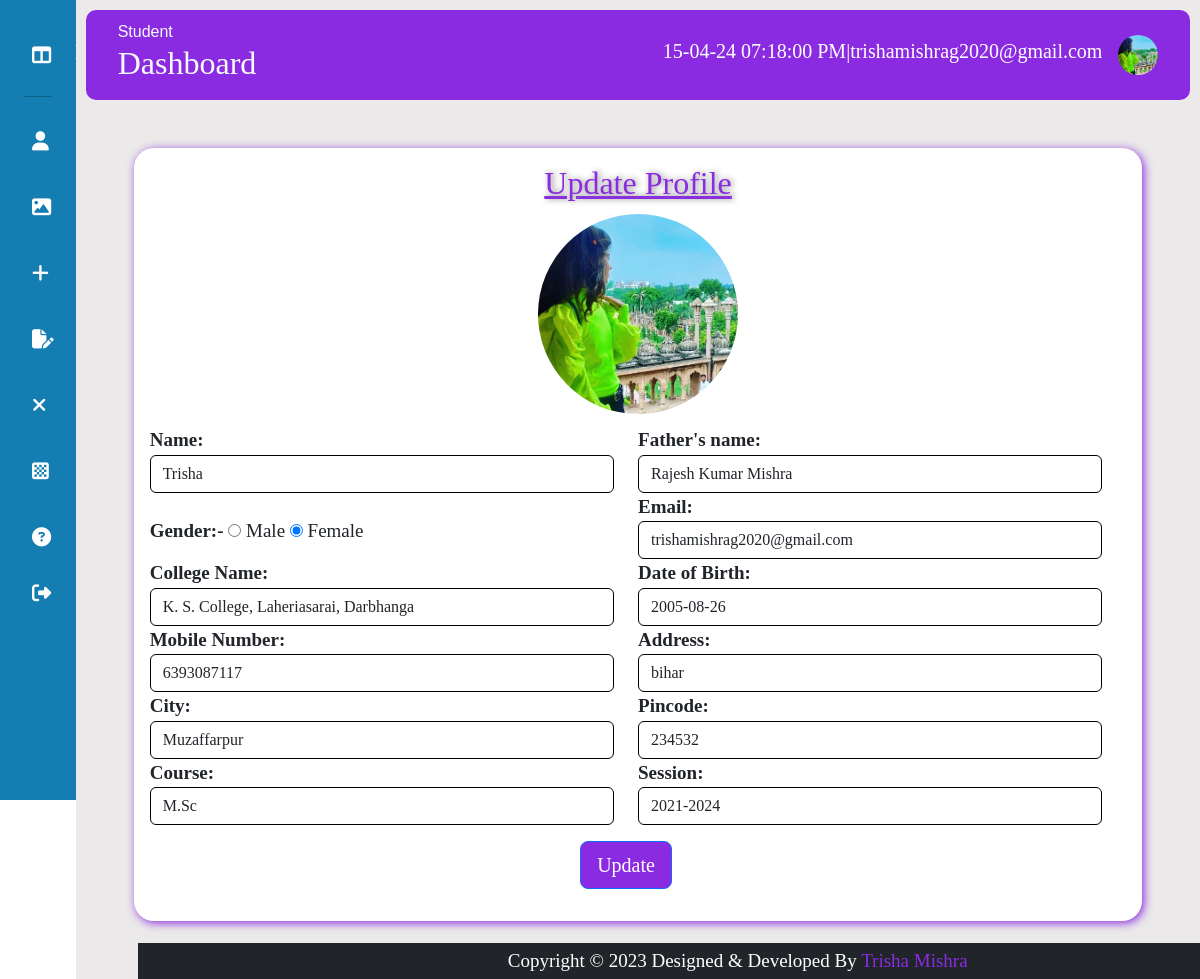
Screenshot of /update.php (signed in) with the database file from the repository.
### tables this page shows
CREATE TABLE IF NOT EXISTS `tbl_user` (
  `uid` int(11) NOT NULL AUTO_INCREMENT,
  `name` varchar(60) NOT NULL,
  `fname` varchar(60) NOT NULL,
  `gender` varchar(6) NOT NULL,
  `email` varchar(30) NOT NULL,
  `password` varchar(40) NOT NULL,
  `mobile` bigint(20) NOT NULL,
  `dob` date NOT NULL,
  `address` varchar(60) NOT NULL,
  `city` varchar(12) NOT NULL,
  `pincode` int(11) NOT NULL,
  `course` varchar(20) NOT NULL,
  `sid` int(11) NOT NULL,
  `cid` int(11) NOT NULL,
  `profile_pic` varchar(200) NOT NULL,
  `status` varchar(5) NOT NULL,
  `dor` varchar(10) NOT NULL,
  PRIMARY KEY (`uid`)
);

CREATE TABLE IF NOT EXISTS `tbl_college` (
  `cid` int(11) NOT NULL AUTO_INCREMENT,
  `college` varchar(105) NOT NULL,
  `status` varchar(1) NOT NULL,
  `dor` varchar(10) NOT NULL,
  PRIMARY KEY (`cid`)
);

CREATE TABLE IF NOT EXISTS `tbl_session` (
  `sid` int(11) NOT NULL AUTO_INCREMENT,
  `session` varchar(10) NOT NULL,
  `status` varchar(1) NOT NULL,
  `dor` varchar(10) NOT NULL,
  PRIMARY KEY (`sid`)
);

### update.php (the view, shortened to what this page needs)
<?php
include("headeruser.php");
$email=$_SESSION['user'];
include("connection.php");
$query="select * from tbl_user where email='$email'";
$res=mysqli_query($con,$query);
while($row=mysqli_fetch_array($res))
{
$uid= $row['uid'];
$filename=$row['profile_pic'];
}
?>
<?php
        $query2="select * from tbl_user where uid='$uid'";
        $res2=mysqli_query($con,$query2);
    while($row2=mysqli_fetch_array($res2))
    {
        ?>
<form method="post" action="profileupdate.php" class="p-3 m-5" style=" font-size:19px; border-radius:20px; box-shadow: 2px 2px 10px blueviolet; background-color:white;">
<center><h2 style="color:blueviolet;  text-shadow:2px 0px 6px grey; text-decoration:underline;">Update Profile</h2> </center>
    <div class="row jumbotron box8 rounded">
    <h3 align="center" class="p-1 w-100" ><img src="student/<?php echo $filename; ?>" id="image" style="border-radius:50%; height:200px; width:200px"/></h3>
      <div class="row">
        <div class="col-sm-6 form-group">
          <label><b>Name:</b>
          </label>
          <input type="text" class="form-control" name="name" value="<?php echo $row2['name'] ?>" style="border:1px solid black;"/>
        </div>
        <div class="col-sm-6 form-group">
          <label><b>Father's name:</b></label>
          <input type="text" class="form-control" name="fname"  value="<?php echo $row2['fname']; ?>" style="border:1px solid black;"/>
        </div>
        <div class="col-sm-6 form-group">
          <label class="mt-4"><b>Gender:-</b></label>
          <input type="radio"   name="gender" value="male" <?php if($row2['gender']=='male') { ?> checked <?php } ?>/> Male
          <input type="radio"   name="gender" value="female" <?php if($row2['gender']=='female') { ?> checked <?php } ?>/> Female
        </div>
        <div class="col-sm-6 form-group">
          <label><b>Email:</b></label>
          <input type="text" class="form-control"  name="email"  readonly value="<?php echo $row2['email']; ?>" style="border:1px solid black;"/>
        </div>
        <div class="col-sm-6 form-group">
            <?php $cid=$row2['cid'];
            $query3="select * from tbl_college where cid='$cid'";
            $res3=mysqli_query($con,$query3);
            if($row3=mysqli_fetch_array($res3))
            {
              $collegename=$row3['college'];
            }
            ?>
                <label><b>College Name:</b>
                </label>
              <input type="text" class="form-control" readonly value="<?php echo $collegename;?>" style="border:1px solid black;"/>
            </div>
        <div class="col-sm-6 form-group">
          <label><b>Date of Birth:</b></label>
          <input type="text" class="form-control"  name="dob"  value="<?php echo $row2['dob']; ?>" style="border:1px solid black;"/>
        </div>
        <div class="col-sm-6 form-group">
          <label><b>Mobile Number:</b></label>
          <input type="text" class="form-control" name="mobile" value="<?php echo $row2['mobile']; ?>" style="border:1px solid black;"/>
        </div>
        <div class="col-sm-6 form-group">
          <label ><b>Address:</b></label>
          <input type="text" class="form-control" name="address" value="<?php echo $row2['address']; ?>" style="border:1px solid black;"/>
        </div>
        <div class="col-sm-6 form-group">
          <label><b>City:</b></label>
          <input type="text" class="form-control" name="city"  value="<?php echo $row2['city']; ?>" style="border:1px solid black;"/>
        </div>
        <div class="col-sm-6 form-group">
          <label><b>Pincode:</b></label>
          <input type="text" class="form-control" name="pincode" value="<?php echo $row2['pincode']; ?>" style="border:1px solid black;"/>
        </div>
        <div class="col-sm-6 form-group">
          <label><b>Course:</b></label>
          <input type="text" class="form-control" readonly value="<?php echo $row2['course']; ?>" style="border:1px solid black;"/>
        </div>
        <div class="col-sm-6 form-group">
            <?php $sid=$row2['sid'];
            $query4="select * from tbl_session where sid='$sid'";
            $res4=mysqli_query($con,$query4);
            if($row4=mysqli_fetch_array($res4))
            {
              $session=$row4['session'];
            }
            ?>
                <label><b>Session:</b>
                </label>
              <input type="text" class="form-control" readonly value="<?php echo $session;?>" style="border:1px solid black;"/>
            </div>
        <div class="col-sm-12 form-group mb-0 p-3 ">
          <center><button type="submit" class="btn btn-primary btn-lg" style="background-color:blueviolet">Update</button></center>
        </div>
      </div>
  </form>
<?php
}
include("mainuser.php");
?>

### headeruser.php (shortened to what this page needs)
<?php
$email=$_SESSION['user'];
include("connection.php");
$query="select * from tbl_user where email='$email'";
$res=mysqli_query($con,$query);
while($row=mysqli_fetch_array($res))
{
$filename=$row['profile_pic'];
 }
?>
<!DOCTYPE html>
<html lang="en">
<head>
    <link rel="stylesheet" href="https://cdnjs.cloudflare.com/ajax/libs/font-awesome/6.4.2/css/all.min.css" />
    <link rel="stylesheet" href="css/bootstrap.css">
</head>
<body>
    <div class="slidebar">
        <div class="logo"></div>
        <ul class="menu">
        <li class="active">
                <a href="userdashboard.php">
                <i class="fa-solid fa-table-columns"></i>
                </a>
            </li>
            <hr style="color:black;"/>
            <li>
                <a href="update.php">
                <i class="fas fa-user"></i>
                </a>
            </li>
            <li>
                <a href="pic.php">
                <i class="fa-solid fa-image"></i>
                </a>
            </li>
            <li>
                <a href="addcomplain.php">
                <i class="fa-sharp fa-solid fa-plus"></i>
                </a>
            </li>
            <li>
                <a href="mycomplain.php">
                <i class="fa-solid fa-file-pen"></i>
                </a>
            </li>
            <li>
                <a href="closecomplain.php">
                <i class="fa-sharp fa-solid fa-xmark"></i>
                </a>
            </li>
            <li>
                <a href="discuss.php">
                <i class="fa-solid fa-chess-board"></i>
                </a>
            </li>
            <li>
                <a href="userchangepass.php">
                    <i class="fas fa-question-circle"></i>
                </a>
            </li>
            <li>
                <a href="studentlogout.php">
                <i class="fas fa-sign-out-alt"></i>
                </a>
            </li>
        </ul>
    </div>
    <div class="main--content">
        <div class="header--wrapper">
            <div class="header--title">
                <span  class="text-light" style="font-family:sans-serif;">Student</span>
                <h2 class="text-light" >Dashboard</h2>
            </div>
            <div class="user--info">
                <h5 style="color:#fff">
                <?php
                $currentTime=date('d-m-y h:i:s A');
                echo $currentTime;
                echo "|";
                echo $_SESSION['user'];
                ?>
                </h5>
                <div class="dropdown">
                <img src="student/<?php echo $filename; ?>" id="image" alt=""  data-bs-toggle="dropdown" aria-expanded="false"/>
                  </div>
            </div>
        </div>

### headeruser.php (style rules this page uses)
* { margin: 0%; padding: 0%; border: none; outline: none; box-sizing:border-box; }
body { display: flex; font-family:calibri; }
.slidebar { position: sticky; top: 0%; bottom: 0; left: 0; width:78px; height: 100vh; padding: 0 1.5rem; color: #fff; overflow: hidden; transition:all 0.5s linnear; background-color:#147eb3; }
.logo { padding: 12px; }
.menu { height: 88%; list-style: none; position: relative; padding: 0%; }
.menu li { padding: 0.5rem; margin: 8px 0; border-radius: 8px; transition: all 0.5s ease-in-out; }
.menu a { color:white; font-size: 14px; text-decoration: none; display: flex; align-items: center; gap: 1.5rem; }
.menu a i { font-size: 1.2rem; }
.main--content { position: relative; background: #ebe9e9; width: 100%; padding: 0.6rem; }
.header--wrapper img { width: 40px; height: 40px; cursor:pointer; border-radius: 50%; }
.header--wrapper { display: flex; justify-content: space-between; align-items: center; flex-wrap: wrap; background:blueviolet; border-radius: 10px; padding: 10px 2rem; margin-bottom: 1rem; }
.header--title { color: rgba(113, 99, 186, 255); }
.user--info { display: flex; align-items: center; gap:1rem; }

### rows the page displays
tbl_user: profile_pic (picture), name "Trisha", fname "Rajesh Kumar Mishra", gender "☑", email "trishamishrag2020@gmail.com", cid.college "K. S. College, Laheriasarai, Darbhanga", dob "2005-08-26", mobile "6393087117", address "bihar", city "Muzaffarpur", pincode "234532", course "M.Sc", sid.session "2021-2024"

### other values shown
$_SESSION['user'] "trishamishrag2020@gmail.com"
